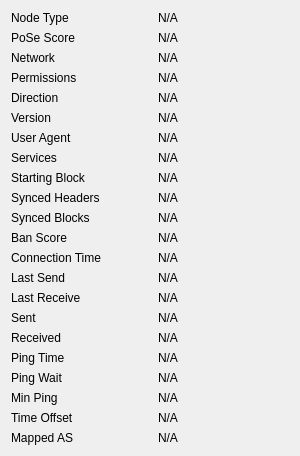
             <widget class="QWidget" name="detailWidget">
              <property name="geometry">
               <rect>
                <x>0</x>
                <y>0</y>
                <width>300</width>
                <height>426</height>
               </rect>
              </property>
              <layout class="QGridLayout" name="gridLayout_2" columnminimumwidth="0,10,0">
               <item row="0" column="0">
                <widget class="QLabel" name="label_50">
                 <property name="text">
                  <string>Node Type</string>
                 </property>
                </widget>
               </item>
               <item row="0" column="2">
                <widget class="QLabel" name="peerNodeType">
                 <property name="cursor">
                  <cursorShape>IBeamCursor</cursorShape>
                 </property>
                 <property name="text">
                  <string>N/A</string>
                 </property>
                 <property name="textFormat">
                  <enum>Qt::PlainText</enum>
                 </property>
                 <property name="textInteractionFlags">
                  <set>Qt::LinksAccessibleByMouse|Qt::TextSelectableByKeyboard|Qt::TextSelectableByMouse</set>
                 </property>
                </widget>
               </item>
               <item row="1" column="0">
                <widget class="QLabel" name="label_51">
                 <property name="text">
                  <string>PoSe Score</string>
                 </property>
                </widget>
               </item>
               <item row="1" column="2">
                <widget class="QLabel" name="peerPoSeScore">
                 <property name="cursor">
                  <cursorShape>IBeamCursor</cursorShape>
                 </property>
                 <property name="text">
                  <string>N/A</string>
                 </property>
                 <property name="textFormat">
                  <enum>Qt::PlainText</enum>
                 </property>
                 <property name="textInteractionFlags">
                  <set>Qt::LinksAccessibleByMouse|Qt::TextSelectableByKeyboard|Qt::TextSelectableByMouse</set>
                 </property>
                </widget>
               </item>
               <item row="2" column="0">
                <widget class="QLabel" name="peerNetworkLabel">
                 <property name="toolTip">
                  <string>The network protocol this peer is connected through: IPv4, IPv6, Onion, I2P, or CJDNS.</string>
                 </property>
                 <property name="text">
                  <string>Network</string>
                 </property>
                </widget>
               </item>
               <item row="2" column="2">
                <widget class="QLabel" name="peerNetwork">
                 <property name="cursor">
                  <cursorShape>IBeamCursor</cursorShape>
                 </property>
                 <property name="text">
                  <string>N/A</string>
                 </property>
                 <property name="textFormat">
                  <enum>Qt::PlainText</enum>
                 </property>
                 <property name="textInteractionFlags">
                  <set>Qt::LinksAccessibleByMouse|Qt::TextSelectableByKeyboard|Qt::TextSelectableByMouse</set>
                 </property>
                </widget>
               </item>
               <item row="3" column="0">
                <widget class="QLabel" name="label_30">
                 <property name="text">
                  <string>Permissions</string>
                 </property>
                </widget>
               </item>
               <item row="3" column="2">
                <widget class="QLabel" name="peerPermissions">
                 <property name="cursor">
                  <cursorShape>IBeamCursor</cursorShape>
                 </property>
                 <property name="text">
                  <string>N/A</string>
                 </property>
                 <property name="textFormat">
                  <enum>Qt::PlainText</enum>
                 </property>
                 <property name="textInteractionFlags">
                  <set>Qt::LinksAccessibleByMouse|Qt::TextSelectableByKeyboard|Qt::TextSelectableByMouse</set>
                 </property>
                </widget>
               </item>
               <item row="4" column="0">
                <widget class="QLabel" name="label_23">
                 <property name="text">
                  <string>Direction</string>
                 </property>
                </widget>
               </item>
               <item row="4" column="2">
                <widget class="QLabel" name="peerDirection">
                 <property name="cursor">
                  <cursorShape>IBeamCursor</cursorShape>
                 </property>
                 <property name="text">
                  <string>N/A</string>
                 </property>
                 <property name="textFormat">
                  <enum>Qt::PlainText</enum>
                 </property>
                 <property name="textInteractionFlags">
                  <set>Qt::LinksAccessibleByMouse|Qt::TextSelectableByKeyboard|Qt::TextSelectableByMouse</set>
                 </property>
                </widget>
               </item>
               <item row="5" column="0">
                <widget class="QLabel" name="label_21">
                 <property name="text">
                  <string>Version</string>
                 </property>
                </widget>
               </item>
               <item row="5" column="2">
                <widget class="QLabel" name="peerVersion">
                 <property name="cursor">
                  <cursorShape>IBeamCursor</cursorShape>
                 </property>
                 <property name="text">
                  <string>N/A</string>
                 </property>
                 <property name="textFormat">
                  <enum>Qt::PlainText</enum>
                 </property>
                 <property name="textInteractionFlags">
                  <set>Qt::LinksAccessibleByMouse|Qt::TextSelectableByKeyboard|Qt::TextSelectableByMouse</set>
                 </property>
                </widget>
               </item>
               <item row="6" column="0">
                <widget class="QLabel" name="label_28">
                 <property name="text">
                  <string>User Agent</string>
                 </property>
                </widget>
               </item>
               <item row="6" column="2">
                <widget class="QLabel" name="peerSubversion">
                 <property name="cursor">
                  <cursorShape>IBeamCursor</cursorShape>
                 </property>
                 <property name="text">
                  <string>N/A</string>
                 </property>
                 <property name="textFormat">
                  <enum>Qt::PlainText</enum>
                 </property>
                 <property name="wordWrap">
                  <bool>true</bool>
                 </property>
                 <property name="textInteractionFlags">
                  <set>Qt::LinksAccessibleByMouse|Qt::TextSelectableByKeyboard|Qt::TextSelectableByMouse</set>
                 </property>
                </widget>
               </item>
               <item row="7" column="0">
                <widget class="QLabel" name="label_4">
                 <property name="text">
                  <string>Services</string>
                 </property>
                </widget>
               </item>
               <item row="7" column="2">
                <widget class="QLabel" name="peerServices">
                 <property name="cursor">
                  <cursorShape>IBeamCursor</cursorShape>
                 </property>
                 <property name="text">
                  <string>N/A</string>
                 </property>
                 <property name="textFormat">
                  <enum>Qt::PlainText</enum>
                 </property>
                 <property name="textInteractionFlags">
                  <set>Qt::LinksAccessibleByMouse|Qt::TextSelectableByKeyboard|Qt::TextSelectableByMouse</set>
                 </property>
                </widget>
               </item>
               <item row="8" column="0">
                <widget class="QLabel" name="label_29">
                 <property name="text">
                  <string>Starting Block</string>
                 </property>
                </widget>
               </item>
               <item row="8" column="2">
                <widget class="QLabel" name="peerHeight">
                 <property name="cursor">
                  <cursorShape>IBeamCursor</cursorShape>
                 </property>
                 <property name="text">
                  <string>N/A</string>
                 </property>
                 <property name="textFormat">
                  <enum>Qt::PlainText</enum>
                 </property>
                 <property name="textInteractionFlags">
                  <set>Qt::LinksAccessibleByMouse|Qt::TextSelectableByKeyboard|Qt::TextSelectableByMouse</set>
                 </property>
                </widget>
               </item>
               <item row="9" column="0">
                <widget class="QLabel" name="label_27">
                 <property name="text">
                  <string>Synced Headers</string>
                 </property>
                </widget>
               </item>
               <item row="9" column="2">
                <widget class="QLabel" name="peerSyncHeight">
                 <property name="cursor">
                  <cursorShape>IBeamCursor</cursorShape>
                 </property>
                 <property name="text">
                  <string>N/A</string>
                 </property>
                 <property name="textFormat">
                  <enum>Qt::PlainText</enum>
                 </property>
                 <property name="textInteractionFlags">
                  <set>Qt::LinksAccessibleByMouse|Qt::TextSelectableByKeyboard|Qt::TextSelectableByMouse</set>
                 </property>
                </widget>
               </item>
               <item row="10" column="0">
                <widget class="QLabel" name="label_25">
                 <property name="text">
                  <string>Synced Blocks</string>
                 </property>
                </widget>
               </item>
               <item row="10" column="2">
                <widget class="QLabel" name="peerCommonHeight">
                 <property name="cursor">
                  <cursorShape>IBeamCursor</cursorShape>
                 </property>
                 <property name="text">
                  <string>N/A</string>
                 </property>
                 <property name="textFormat">
                  <enum>Qt::PlainText</enum>
                 </property>
                 <property name="textInteractionFlags">
                  <set>Qt::LinksAccessibleByMouse|Qt::TextSelectableByKeyboard|Qt::TextSelectableByMouse</set>
                 </property>
                </widget>
               </item>
               <item row="11" column="0">
                <widget class="QLabel" name="label_24">
                 <property name="text">
                  <string>Ban Score</string>
                 </property>
                </widget>
               </item>
               <item row="11" column="2">
                <widget class="QLabel" name="peerBanScore">
                 <property name="cursor">
                  <cursorShape>IBeamCursor</cursorShape>
                 </property>
                 <property name="text">
                  <string>N/A</string>
                 </property>
                 <property name="textFormat">
                  <enum>Qt::PlainText</enum>
                 </property>
                 <property name="textInteractionFlags">
                  <set>Qt::LinksAccessibleByMouse|Qt::TextSelectableByKeyboard|Qt::TextSelectableByMouse</set>
                 </property>
                </widget>
               </item>
               <item row="12" column="0">
                <widget class="QLabel" name="label_22">
                 <property name="text">
                  <string>Connection Time</string>
                 </property>
                </widget>
               </item>
               <item row="12" column="2">
                <widget class="QLabel" name="peerConnTime">
                 <property name="cursor">
                  <cursorShape>IBeamCursor</cursorShape>
                 </property>
                 <property name="text">
                  <string>N/A</string>
                 </property>
                 <property name="textFormat">
                  <enum>Qt::PlainText</enum>
                 </property>
                 <property name="textInteractionFlags">
                  <set>Qt::LinksAccessibleByMouse|Qt::TextSelectableByKeyboard|Qt::TextSelectableByMouse</set>
                 </property>
                </widget>
               </item>
               <item row="13" column="0">
                <widget class="QLabel" name="label_15">
                 <property name="text">
                  <string>Last Send</string>
                 </property>
                </widget>
               </item>
               <item row="13" column="2">
                <widget class="QLabel" name="peerLastSend">
                 <property name="cursor">
                  <cursorShape>IBeamCursor</cursorShape>
                 </property>
                 <property name="text">
                  <string>N/A</string>
                 </property>
                 <property name="textFormat">
                  <enum>Qt::PlainText</enum>
                 </property>
                 <property name="textInteractionFlags">
                  <set>Qt::LinksAccessibleByMouse|Qt::TextSelectableByKeyboard|Qt::TextSelectableByMouse</set>
                 </property>
                </widget>
               </item>
               <item row="14" column="0">
                <widget class="QLabel" name="label_19">
                 <property name="text">
                  <string>Last Receive</string>
                 </property>
                </widget>
               </item>
               <item row="14" column="2">
                <widget class="QLabel" name="peerLastRecv">
                 <property name="cursor">
                  <cursorShape>IBeamCursor</cursorShape>
                 </property>
                 <property name="text">
                  <string>N/A</string>
                 </property>
                 <property name="textFormat">
                  <enum>Qt::PlainText</enum>
                 </property>
                 <property name="textInteractionFlags">
                  <set>Qt::LinksAccessibleByMouse|Qt::TextSelectableByKeyboard|Qt::TextSelectableByMouse</set>
                 </property>
                </widget>
               </item>
               <item row="15" column="0">
                <widget class="QLabel" name="label_18">
                 <property name="text">
                  <string>Sent</string>
                 </property>
                </widget>
               </item>
               <item row="15" column="2">
                <widget class="QLabel" name="peerBytesSent">
                 <property name="cursor">
                  <cursorShape>IBeamCursor</cursorShape>
                 </property>
                 <property name="text">
                  <string>N/A</string>
                 </property>
                 <property name="textFormat">
                  <enum>Qt::PlainText</enum>
                 </property>
                 <property name="textInteractionFlags">
                  <set>Qt::LinksAccessibleByMouse|Qt::TextSelectableByKeyboard|Qt::TextSelectableByMouse</set>
                 </property>
                </widget>
               </item>
               <item row="16" column="0">
                <widget class="QLabel" name="label_20">
                 <property name="text">
                  <string>Received</string>
                 </property>
                </widget>
               </item>
               <item row="16" column="2">
                <widget class="QLabel" name="peerBytesRecv">
                 <property name="cursor">
                  <cursorShape>IBeamCursor</cursorShape>
                 </property>
                 <property name="text">
                  <string>N/A</string>
                 </property>
                 <property name="textFormat">
                  <enum>Qt::PlainText</enum>
                 </property>
                 <property name="textInteractionFlags">
                  <set>Qt::LinksAccessibleByMouse|Qt::TextSelectableByKeyboard|Qt::TextSelectableByMouse</set>
                 </property>
                </widget>
               </item>
               <item row="17" column="0">
                <widget class="QLabel" name="label_26">
                 <property name="text">
                  <string>Ping Time</string>
                 </property>
                </widget>
               </item>
               <item row="17" column="2">
                <widget class="QLabel" name="peerPingTime">
                 <property name="cursor">
                  <cursorShape>IBeamCursor</cursorShape>
                 </property>
                 <property name="text">
                  <string>N/A</string>
                 </property>
                 <property name="textFormat">
                  <enum>Qt::PlainText</enum>
                 </property>
                 <property name="textInteractionFlags">
                  <set>Qt::LinksAccessibleByMouse|Qt::TextSelectableByKeyboard|Qt::TextSelectableByMouse</set>
                 </property>
                </widget>
               </item>
               <item row="18" column="0">
                <widget class="QLabel" name="peerPingWaitLabel">
                 <property name="toolTip">
                  <string>The duration of a currently outstanding ping.</string>
                 </property>
                 <property name="text">
                  <string>Ping Wait</string>
                 </property>
                </widget>
               </item>
               <item row="18" column="2">
                <widget class="QLabel" name="peerPingWait">
                 <property name="cursor">
                  <cursorShape>IBeamCursor</cursorShape>
                 </property>
                 <property name="text">
                  <string>N/A</string>
                 </property>
                 <property name="textFormat">
                  <enum>Qt::PlainText</enum>
                 </property>
                 <property name="textInteractionFlags">
                  <set>Qt::LinksAccessibleByMouse|Qt::TextSelectableByKeyboard|Qt::TextSelectableByMouse</set>
                 </property>
                </widget>
               </item>
               <item row="19" column="0">
                <widget class="QLabel" name="peerMinPingLabel">
                 <property name="text">
                  <string>Min Ping</string>
                 </property>
                </widget>
               </item>
               <item row="19" column="2">
                <widget class="QLabel" name="peerMinPing">
                 <property name="cursor">
                  <cursorShape>IBeamCursor</cursorShape>
                 </property>
                 <property name="text">
                  <string>N/A</string>
                 </property>
                 <property name="textFormat">
                  <enum>Qt::PlainText</enum>
                 </property>
                 <property name="textInteractionFlags">
                  <set>Qt::LinksAccessibleByMouse|Qt::TextSelectableByKeyboard|Qt::TextSelectableByMouse</set>
                 </property>
                </widget>
               </item>
               <item row="20" column="0">
                <widget class="QLabel" name="label_timeoffset">
                 <property name="text">
                  <string>Time Offset</string>
                 </property>
                </widget>
               </item>
               <item row="20" column="2">
                <widget class="QLabel" name="timeoffset">
                 <property name="cursor">
                  <cursorShape>IBeamCursor</cursorShape>
                 </property>
                 <property name="text">
                  <string>N/A</string>
                 </property>
                 <property name="textFormat">
                  <enum>Qt::PlainText</enum>
                 </property>
                 <property name="textInteractionFlags">
                  <set>Qt::LinksAccessibleByMouse|Qt::TextSelectableByKeyboard|Qt::TextSelectableByMouse</set>
                 </property>
                </widget>
               </item>
               <item row="21" column="0">
                <widget class="QLabel" name="peerMappedASLabel">
                 <property name="toolTip">
                  <string>The mapped Autonomous System used for diversifying peer selection.</string>
                 </property>
                 <property name="text">
                  <string>Mapped AS</string>
                 </property>
                </widget>
               </item>
               <item row="21" column="2">
                <widget class="QLabel" name="peerMappedAS">
                 <property name="cursor">
                  <cursorShape>IBeamCursor</cursorShape>
                 </property>
                 <property name="text">
                  <string>N/A</string>
                 </property>
                 <property name="textFormat">
                  <enum>Qt::PlainText</enum>
                 </property>
                 <property name="textInteractionFlags">
                  <set>Qt::LinksAccessibleByMouse|Qt::TextSelectableByKeyboard|Qt::TextSelectableByMouse</set>
                 </property>
                </widget>
               </item>
               <item row="22" column="0">
                <spacer name="verticalSpacer_3">
                 <property name="orientation">
                  <enum>Qt::Vertical</enum>
                 </property>
                 <property name="sizeHint" stdset="0">
                  <size>
                   <width>20</width>
                   <height>10</height>
                  </size>
                 </property>
                </spacer>
               </item>
              </layout>
             </widget>
